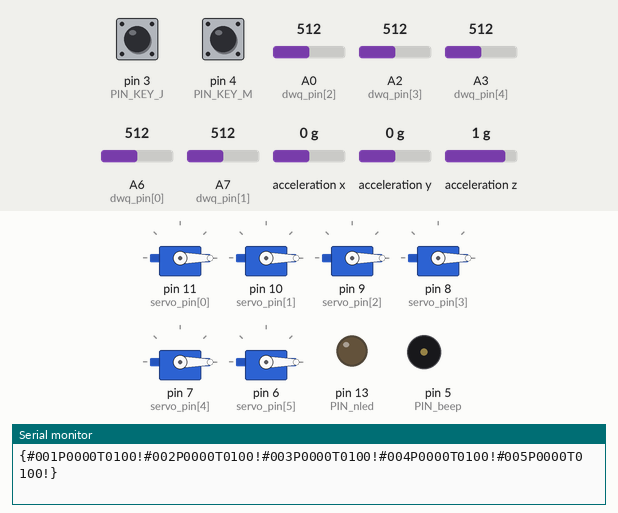
This sketch was run on a simulated Arduino Nano, built with avr-gcc and run on an emulated ATmega328P. Shown: 6 × servo, output pins drawn as LEDs (lit = HIGH), buzzer (waves = sounding, pin HIGH), the last lines printed to the serial monitor. Dashed ring = blinking. The test bench sets the inputs (shaded band); at power-on: pin 3 (PIN_KEY_J) HIGH, pin 4 (PIN_KEY_M) HIGH, A0 (dwq_pin[2]) = 512, A2 (dwq_pin[3]) = 512, A3 (dwq_pin[4]) = 512, A6 (dwq_pin[0]) = 512, A7 (dwq_pin[1]) = 512, acceleration x 0 g, acceleration y 0 g, acceleration z 1 g. EEPROM starts erased.

Above: at 1.8 s.
1.9 s: pin 3 (PIN_KEY_J) pulled LOW for 0.15 s
At 2.6 s:
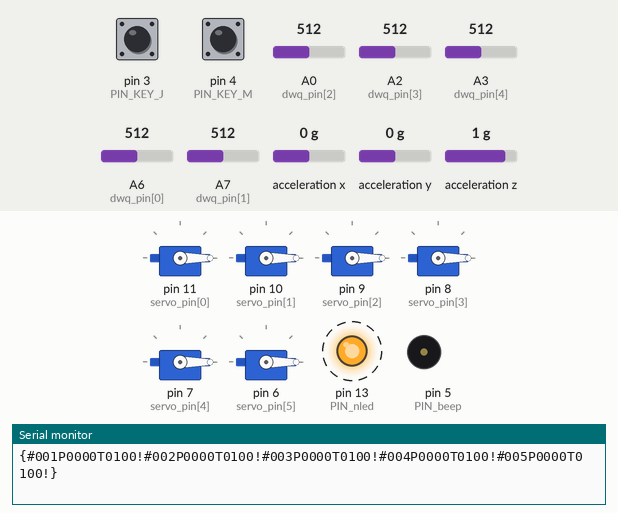
4.9 s: pin 4 (PIN_KEY_M) pulled LOW for 3.2 s
At 5.06 s:
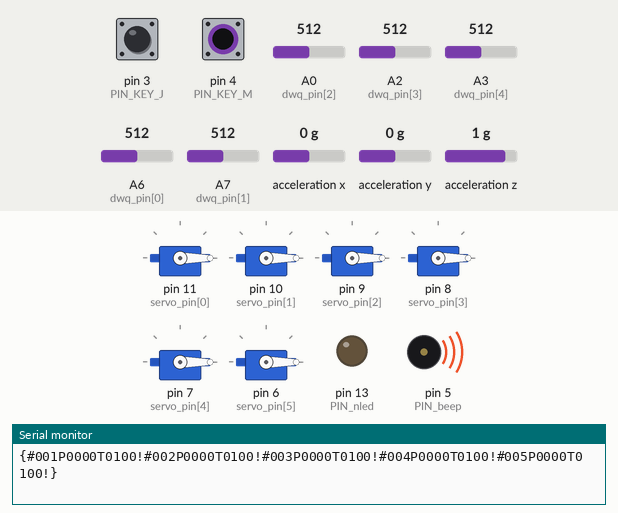
9.6 s: pin 3 (PIN_KEY_J) pulled LOW for 3.2 s
At 13.2 s:
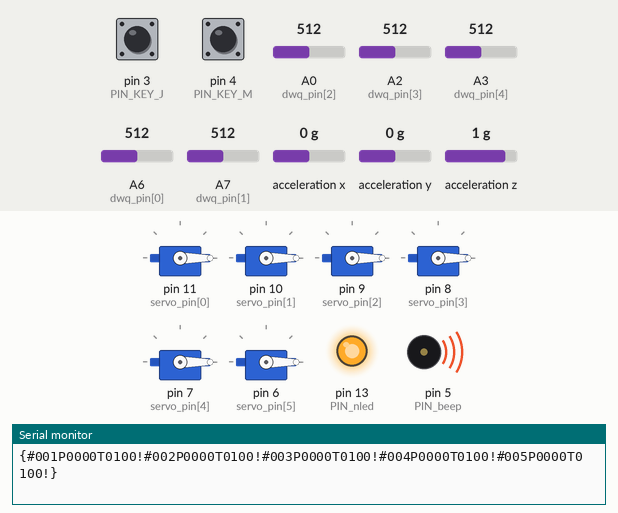
Timing chart, 0 to 20.8 s (numbered marks = the images above; inputs shaded):
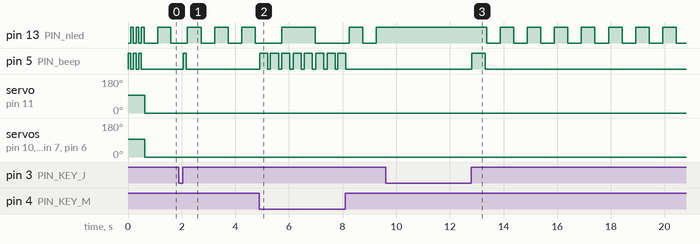

Measured:
- after the input at 1.9 s, pin 5 (PIN_beep): LOW → HIGH after 0.17 s, → LOW 0.10 s later
- after the input at 4.9 s, pin 5 (PIN_beep): alternates HIGH for 0.30 s and LOW for 0.13 s, 16 changes in all, then stays LOW, starting at once
- after the input at 9.6 s, pin 5 (PIN_beep): LOW → HIGH after 3.2 s, → LOW 0.50 s later

The sketch:

YGlove-YHand.ino
```cpp
/*
    硬件IO分布：
    1、x轴 y轴 I2C芯片
    2、电位器 A6 A7 A0 A2 A3
    3、舵机引脚 11 10 9 8 7 6
    4、led引脚13 蜂鸣器引脚 5 校准按键 3 模式按键 4

    闭合手 控制小车
    张开手 控制云台
    其他控制手指
*/

#include <Servo.h>            // 调用Servo.h库
#include <Wire.h>
#include <I2Cdev.h>
#include <ADXL345.h>
#include <EEPROM.h>           //调用<EEPROM.h库


#define SERVO_NUM   6               //宏定义电位器数量
#define DWQ_NUM     5               //宏定义电位器数量
#define PIN_beep    5               //宏定义蜂鸣器引脚
#define PIN_nled    13              //宏定义工作指示灯引脚
#define PIN_KEY_J   3               //宏定义校准引脚
#define PIN_KEY_M   4               //宏定义模式引脚

#define ADC_MIN_ADDR   0     //握紧时采集电位器值起始地址
#define ADC_MAX_ADDR   30    //张手时采集电位器值起始地址
#define INT_DATA_TYPE  2     //数据类型,数据类型=几个字节就是几，相当于数据拆分成字节
#define JXB_PWM_RANGE  1000.0 //量程
#define JXB_PWM_STRAT  (500+(2000-JXB_PWM_RANGE)/2)     //机械臂PWM起始值
#define X_MIDDLE 0
#define Y_MIDDLE 0

#define beep_on() digitalWrite(PIN_beep, HIGH);
#define beep_off() digitalWrite(PIN_beep, LOW);

#define nled_on() digitalWrite(PIN_nled, LOW);
#define nled_off() digitalWrite(PIN_nled, HIGH);

char cmd_return[100], cmd_return_bak[100];
Servo myservo[SERVO_NUM];                          //创建舵机类数组
byte servo_pin[SERVO_NUM] = {11, 10, 9, 8, 7, 6};       //定义舵机控制引脚数组
byte dwq_pin[DWQ_NUM] = {A6, A7, A0, A2, A3};               //定义电位器引脚数组
int  ADC_MAX[DWQ_NUM] = {0, 0, 0, 0, 0};  //默认握紧时采集电位器值
int  ADC_MIN[DWQ_NUM] = {0, 0, 0, 0, 0};  //默认张手时采集电位器值
int  ADC_MID[DWQ_NUM] = {0, 0, 0, 0, 0};            //默认张手时采集电位器值
int  pos[DWQ_NUM] = {0}, pos_x=0, pos_y=0;          //变量pos用来存储转化后的电位器数据
int  pos_bak[5] = {0}, pos_x_bak=0, pos_y_bak=0;             //变量pos备份值
int  pwm_value[DWQ_NUM] = {0};                      //变量pwm值
float pos_p[DWQ_NUM] = {1,1,1,1,1};                         //放大倍数
u8 robot_mode = 0;

ADXL345 myAdxl345;


void setup(){
    Serial.begin(115200);                           //初始化波特率为115200
    pinMode(PIN_nled, OUTPUT);                      //设置LED引脚为输出模式
    pinMode(PIN_beep, OUTPUT);                      //设置蜂鸣器引脚为输出模式
    pinMode(PIN_KEY_M, INPUT_PULLUP);               //将模式按键对应引脚设置为内部上拉输入模式，防止误判
    pinMode(PIN_KEY_J, INPUT_PULLUP);               //将校准按键对应引脚设置为内部上拉输入模式，防止误判


    Wire.begin();
    myAdxl345.initialize();
    myAdxl345.testConnection();

    eepromRead(ADC_MIN_ADDR, sizeof(ADC_MIN), (u8 *)ADC_MIN);//读取存储电位器最小值
    eepromRead(ADC_MAX_ADDR, sizeof(ADC_MAX), (u8 *)ADC_MAX);//读取存储电位器最大值
    for(int i=0;i<DWQ_NUM;i++) {
        ADC_MID[i] = (ADC_MIN[i] + ADC_MAX[i])/2;
        pos_p[i] = JXB_PWM_RANGE/abs(ADC_MIN[i] - ADC_MAX[i]);//放大倍数
    }

    for(byte i = 0; i < SERVO_NUM; i++){
         myservo[i].attach(servo_pin[i]);   // 将5引脚与声明的舵机对象连接起来
         myservo[i].writeMicroseconds(1500);//初始化舵机为1500状态
    }

    //启动示意
    nled_on();beep_on();delay(100);nled_off();beep_off();delay(100);
    nled_on();beep_on();delay(100);nled_off();beep_off();delay(100);
    nled_on();beep_on();delay(100);nled_off();beep_off();delay(100);

#if 0
      sprintf(cmd_return,"ADC_MIN:%04d %04d %04d %04d %04d",
                          ADC_MIN[0], ADC_MIN[1], ADC_MIN[2], ADC_MIN[3], ADC_MIN[4]);
      Serial.println(cmd_return);

      sprintf(cmd_return,"ADC_MAX:%04d %04d %04d %04d %04d",
                          ADC_MAX[0], ADC_MAX[1], ADC_MAX[2], ADC_MAX[3], ADC_MAX[4]);
      Serial.println(cmd_return);
#endif
}

void loop(){
    loop_nled();        //led灯闪烁函数
    loop_key_j();       //校验函数
    loop_Yhand_R();        //旋钮控制
}


int Filter(int FILTER_N, int pin) {
  int filter_buf[FILTER_N];
  int i, j;
  int filter_temp;
  for(i = 0; i < FILTER_N; i++) {
    filter_buf[i] = analogRead(pin);
    delayMicroseconds(300);
  }
  // 采样值从小到大排列（冒泡法）
  for(j = 0; j < FILTER_N - 1; j++) {
    for(i = 0; i < FILTER_N - 1 - j; i++) {
      if(filter_buf[i] > filter_buf[i + 1]) {
        filter_temp = filter_buf[i];
        filter_buf[i] = filter_buf[i + 1];
        filter_buf[i + 1] = filter_temp;
      }
    }
  }
  return filter_buf[(FILTER_N - 1) / 2];
}


void loop_nled() {
    static u32 systick_ms_bak = 0;
    static u8 flag=0;
    if(millis() - systick_ms_bak<500)return;
    systick_ms_bak = millis();
    flag = !flag;
    if(flag) {
        nled_on();
    } else {
        nled_off();
    }
}
```

adc_read2buf.ino
```cpp
void adc_read2buf() {
    static u32 knob_value;
    static int16_t ax_t[5],ay_t[5],az_t[5];
    for(int i=0;i<5;i++) {
        knob_value = 0;
        for(int j=0;j<10;j++) {
            knob_value+=analogRead(dwq_pin[i]);
            delayMicroseconds(100);
         }
         knob_value = knob_value/10.0;
         pos[i] = knob_value;
    }

    for(int i=0;i<5;i++) {
        myAdxl345.getAcceleration(&ax_t[i], &ay_t[i], &az_t[i]);
    }

    int FILTER_N = 5, filter_temp;
    for(int j = 0; j < FILTER_N - 1; j++) {
        for(int i = 0; i < FILTER_N - 1 - j; i++) {
          if(ax_t[i] > ax_t[i + 1]) {
            filter_temp = ax_t[i];
            ax_t[i] = ax_t[i + 1];
            ax_t[i + 1] = filter_temp;
          }

          if(ay_t[i] > ay_t[i + 1]) {
            filter_temp = ay_t[i];
            ay_t[i] = ay_t[i + 1];
            ay_t[i + 1] = filter_temp;
          }
        }
    }

    //display tab-separated accel x/y/z values
    //Serial.print("myAdxl345:\t");
    //Serial.print(ax); Serial.print("\t");
    //Serial.print(ay); Serial.print("\t");
    //Serial.println(az);

    pos_x = ay_t[2];
    pos_y = ax_t[2];

#if 0
      sprintf(cmd_return,"ax:%04d ay:%04d ad2:%04d ad3:%04d ad4:%04d ad5:%04d ad6:%04d ",
                          pos_x, pos_y, pos[0], pos[1], pos[2], pos[3], pos[4]);
      Serial.println(cmd_return);
      delay(100);
#endif
}
```

eeprom.ino
```cpp
/*
    读写eeprom数据
    addr 地址
    len 数据长度
    mydat 数据buf
*/
void eepromRead(u32 addr, u8 len, u8 *mydat){
    for(u8 i = 0; i < len; i++) {//求取旋钮平均值，存储到EEPROM
        mydat[i] = EEPROM.read(addr+i);
    }
}

/*
    读写eeprom数据
    addr 地址
    len 数据长度
    mydat 数据buf
*/
void eepromWrite(u32 addr, u8 len, u8 *mydat){
    for(u8 i = 0; i < len; i++) {//求取旋钮平均值，存储到EEPROM
        EEPROM.write(addr+i, mydat[i]);
    }
}
```

loop_Yhand_R.ino
```cpp
/*以固定格式发送数据,定时100毫秒发一次*/

void loop_Yhand_R(){
    static u32 systick_ms_bak = 0, knob_value, curMode = 0;
    if(millis() - systick_ms_bak > 100) {
        systick_ms_bak = millis();

        //获取5个手指的数值
        adc_read2buf();

        //pwm控制
        for(int i=0;i<5;i++) {
            pwm_value[i] = (int)(1500+(pos[i]-ADC_MID[i])*pos_p[i]);

            if(abs(pos_bak[i] - pos[i]) >= 5) {
                pos_bak[i] = pos[i];

                if(pwm_value[i]>2500)pwm_value[i]=2500;
                else if(pwm_value[i]<500)pwm_value[i]=500;

                myservo[i+1].writeMicroseconds(pwm_value[i]);
            }
        }

        //手指数据进行更改
        if((pwm_value[0]>1800) &&(pwm_value[1]<1200) &&(pwm_value[2]<1200) &&(pwm_value[3]>1800) &&(pwm_value[4]>1800)) {//闭合手控制
             if ((pos_y > 150) || (pos_y < -150) || (pos_x > 150) || (pos_x < -150))
        {
             if (pos_x > 150) /* 右斜 */
                {
                    // 右转
                    sprintf(cmd_return,"{#000P0500T2000!#001P2300T0500!#002P0600T0500!#003P0600T0500!#004P2300T0500!#005P2300T0500!}");
                    Serial.println(cmd_return);
                }
              else if (pos_x < -150) /* 左斜 */
                {
                    // 左转
                    sprintf(cmd_return,"{#000P2400T2000!#001P2300T0500!#002P0600T0500!#003P0600T0500!#004P2300T0500!#005P2300T0500!}");
                    Serial.println(cmd_return);
                }
        }else
            {
                sprintf(cmd_return,"$DST!");
                 Serial.println(cmd_return);
                }
        } else  if((pwm_value[0]<1200) &&(pwm_value[1]>1800) &&(pwm_value[2]>1800) &&(pwm_value[3]<1200) &&(pwm_value[4]<1200)
        ) {//张开手控制
                         if ((pos_y > 150) || (pos_y < -150) || (pos_x > 150) || (pos_x < -150))
        {
             if (pos_x > 150) /* 右斜 */
                {
                    // 右转
                     sprintf(cmd_return,"{#000P0500T2000!#001P0600T0500!#002P2300T0500!#003P2300T0500!#004P0600T0500!#005P0600T0500!}");
                    Serial.println(cmd_return);
                }
              else if (pos_x < -150) /* 左斜 */
                {
                    // 左转
                    sprintf(cmd_return,"{#000P2400T2000!#001P0600T0500!#002P2300T0500!#003P2300T0500!#004P0600T0500!#005P0600T0500!}");
                    Serial.println(cmd_return);
                }
        } else
            {
                sprintf(cmd_return,"$DST!");
                 Serial.println(cmd_return);
                }

        } else {//手指控制
            sprintf(cmd_return,"{#001P%04dT0100!#002P%04dT0100!#003P%04dT0100!#004P%04dT0100!#005P%04dT0100!}", pwm_value[0],pwm_value[1],pwm_value[2],pwm_value[3],pwm_value[4]);
            Serial.println(cmd_return);
        }

        //陀螺仪数据控制板载PWM
        myservo[0].writeMicroseconds(pos_x);


    }
    return;
}
```

loop_key_j.ino
```cpp
void loop_key_j() {
    static u8 flag=0;
    if((digitalRead(PIN_KEY_J)==LOW) && (flag==0)) {//第一次校准，握手值：在舒适的方式下最大程度的握紧手指，此时按下校准按钮
        delay(10);
        if((digitalRead(PIN_KEY_J)==LOW) && (flag==0)){
            while(digitalRead(PIN_KEY_J)==LOW);
            adc_read2buf();
            for(int i=0;i<DWQ_NUM;i++) {
                ADC_MIN[i] = pos[i];
            }
            beep_on();delay(100);beep_off();
            eepromWrite(ADC_MIN_ADDR, sizeof(ADC_MIN), (u8 *)ADC_MIN);
            flag = 1;

            sprintf(cmd_return,"ad0:%d ad1:%d ad2:%d ad3:%d ad4:%d ad5:%d ad6:%d ",
            pos_x, pos_y, pos[0], pos[1], pos[2], pos[3], pos[4]);
            Serial.println(cmd_return);
        }
    } else if((digitalRead(PIN_KEY_J)==LOW) && (flag==1)) {//第二次校准，伸手值：在舒适的方式下最大程度的伸开手指，此时按下校准按钮
        delay(10);
        if((digitalRead(PIN_KEY_J)==LOW ) && (flag==1)){
            while(digitalRead(PIN_KEY_J)==LOW);
            adc_read2buf();
            for(int i=0;i<DWQ_NUM;i++) {
                ADC_MAX[i] = pos[i];
            }
            for(int i=0;i<DWQ_NUM;i++) {
                ADC_MID[i] = (ADC_MIN[i] + ADC_MAX[i])/2;
                pos_p[i] = 1.0*JXB_PWM_RANGE/(abs(ADC_MIN[i] - ADC_MAX[i]));//放大倍数
            }
            beep_on();delay(500);beep_off();
            eepromWrite(ADC_MAX_ADDR,  sizeof(ADC_MAX), (u8 *)ADC_MAX);
            flag = 0;

            sprintf(cmd_return,"ad0:%d ad1:%d ad2:%d ad3:%d ad4:%d ad5:%d ad6:%d ",
            pos_x, pos_y, pos[0], pos[1], pos[2], pos[3], pos[4]);
            Serial.println(cmd_return);
        }
    }

    if(digitalRead(PIN_KEY_M)==LOW) {//模式切换按钮
        delay(10);
        if(digitalRead(PIN_KEY_M)==LOW){
            robot_mode++;
        }

        if(robot_mode==2)robot_mode=0;//最多2种模式
        for(int i=0;i<robot_mode+1;i++) {
            beep_on();delay(300);beep_off();delay(100);
        }
    }
}
```
